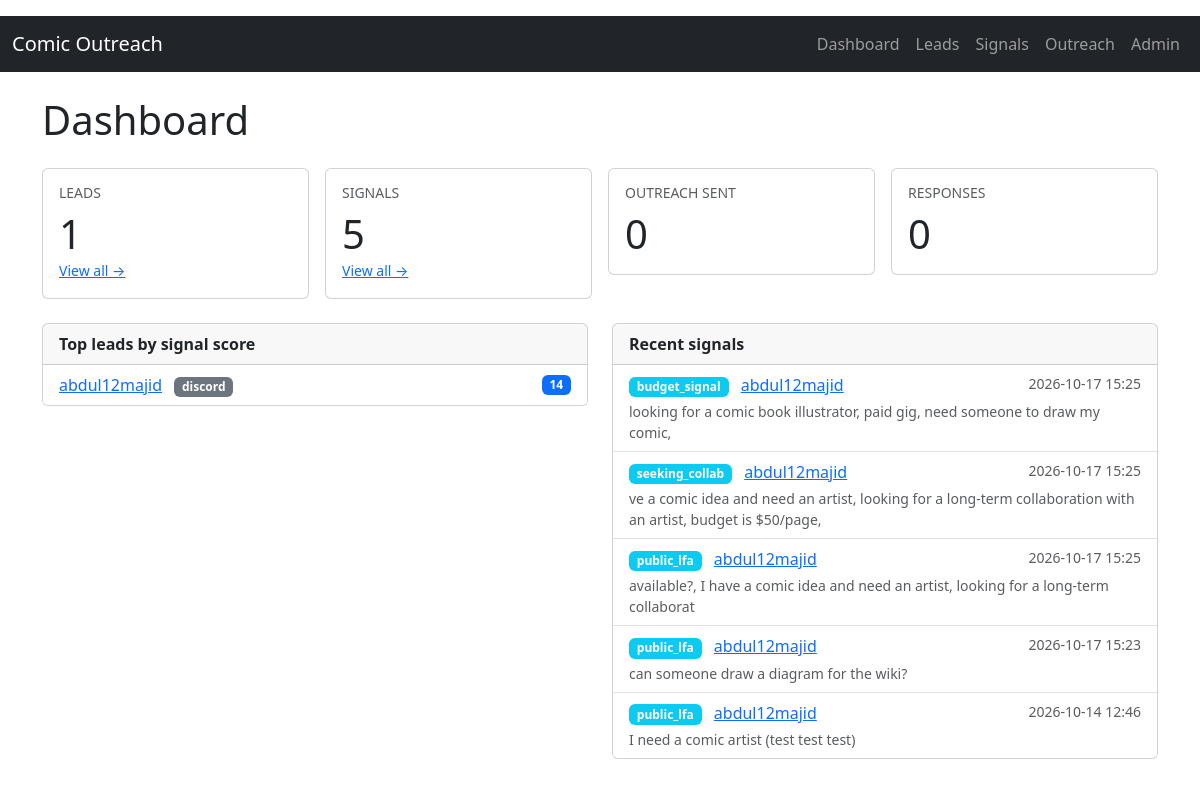
Before: / with the older database file.
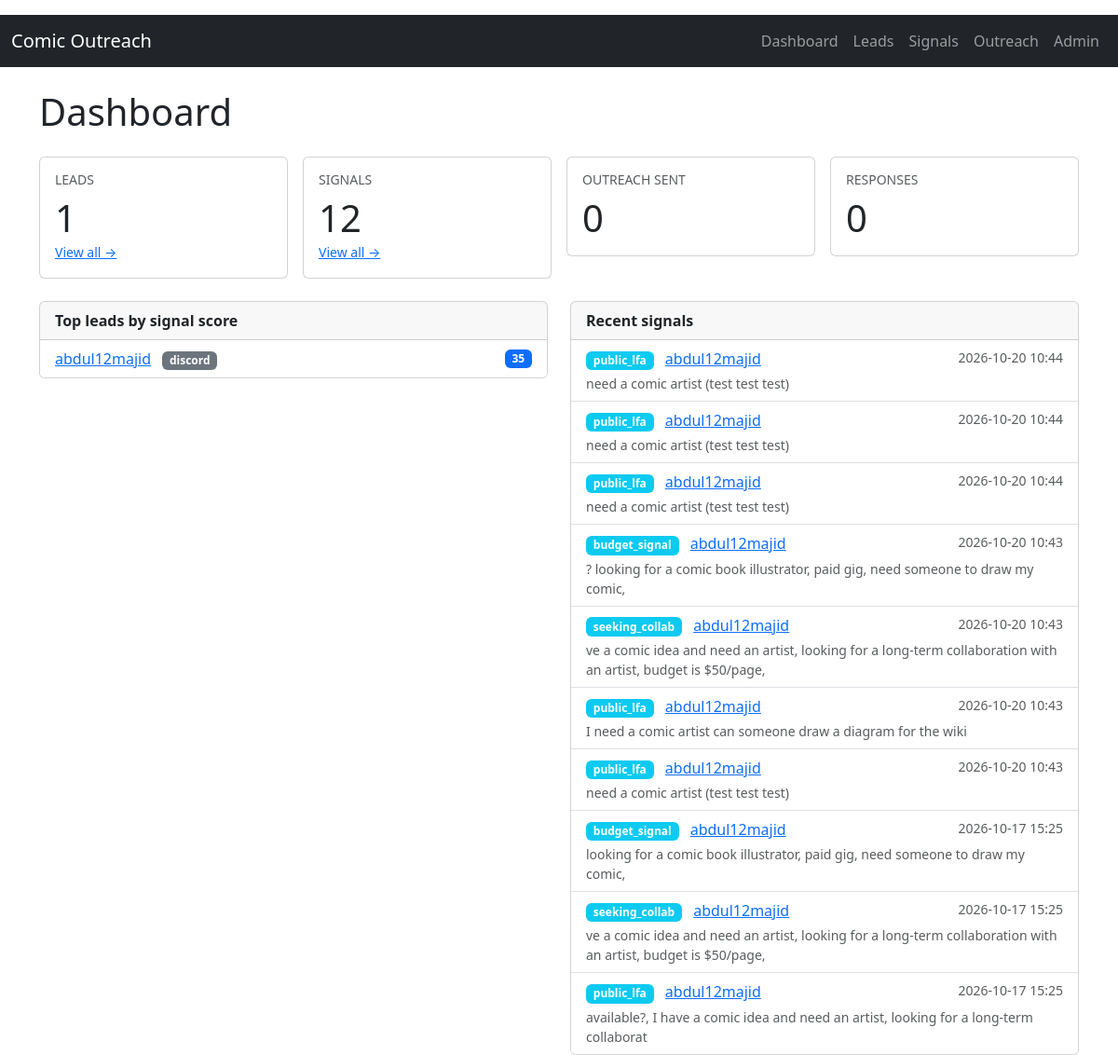
After: the same page with the newer database file.
### core/models.py (models this page shows, shortened)
class Lead(models.Model):
    source = models.CharField(max_length=32, choices=Source.choices, db_index=True)
    source_uid = models.CharField(max_length=255, db_index=True)
    source_url = models.URLField(blank=True)
    display_name = models.CharField(max_length=255, blank=True)
    headline = models.CharField(max_length=512, blank=True)
    bio = models.TextField(blank=True)
    notes = models.TextField(blank=True)
    status = models.CharField(
        max_length=32, choices=LeadStatus.choices, default=LeadStatus.NEW, db_index=True
    )
    signal_score = models.IntegerField(default=0, db_index=True)
    signal_count = models.IntegerField(default=0)
    raw_data = models.JSONField(default=dict, blank=True)
    first_seen_at = models.DateTimeField(default=timezone.now)
    last_seen_at = models.DateTimeField(default=timezone.now)
    created_at = models.DateTimeField(auto_now_add=True)
    updated_at = models.DateTimeField(auto_now=True)
    class Meta:
        unique_together = [("source", "source_uid")]
        indexes = [
            models.Index(fields=["source", "status"]),
            models.Index(fields=["-signal_score"]),
            models.Index(fields=["-last_seen_at"]),
        ]

class Signal(models.Model):
    lead = models.ForeignKey(Lead, on_delete=models.CASCADE, related_name="signals")
    source = models.CharField(max_length=32, choices=Source.choices, db_index=True)
    signal_type = models.CharField(max_length=32, choices=SignalType.choices, db_index=True)
    confidence = models.IntegerField(choices=SignalConfidence.choices, default=SignalConfidence.MEDIUM)
    source_url = models.URLField(blank=True)
    external_id = models.CharField(max_length=255, blank=True, db_index=True)
    summary = models.CharField(max_length=512, blank=True)
    evidence = models.TextField(blank=True)
    raw_data = models.JSONField(default=dict, blank=True)
    detected_at = models.DateTimeField(default=timezone.now, db_index=True)
    created_at = models.DateTimeField(auto_now_add=True)
    class Meta:
        indexes = [
            models.Index(fields=["signal_type", "-detected_at"]),
            models.Index(fields=["source", "-detected_at"]),
            models.Index(fields=["lead", "-detected_at"]),
        ]
        constraints = [
            models.UniqueConstraint(
                fields=["source", "external_id", "signal_type"],
                name="uniq_signal_per_source_item_type",
                condition=models.Q(external_id__gt=""),
            )
        ]

### core/views.py (the view)
# urls.py: path("", views.dashboard, name="dashboard"),
def dashboard(request):
    top_leads = (
        Lead.objects
        .annotate(num_signals=Count("signals"))
        .filter(num_signals__gt=0)
        .order_by("-signal_score", "-last_seen_at")[:10]
    )
    recent_signals = Signal.objects.select_related("lead").order_by("-detected_at")[:10]
    context = {
        "lead_count": Lead.objects.count(),
        "signal_count": Signal.objects.count(),
        "outreach_count": OutreachLog.objects.count(),
        "response_count": Response.objects.count(),
        "top_leads": top_leads,
        "recent_signals": recent_signals,
    }
    return render(request, "core/dashboard.html", context)

### templates/core/dashboard.html (shortened to what this page needs)
{% extends "base.html" %}
{% block content %}
<h1 class="mb-4">Dashboard</h1>
<div class="row g-3 mb-4">
  <div class="col-md-3">
    <div class="card"><div class="card-body">
      <h6 class="text-muted text-uppercase small">Leads</h6>
      <p class="display-6 mb-0">{{ lead_count }}</p>
      <a href="{% url 'core:lead_list' %}" class="small">View all →</a>
    </div></div>
  </div>
  <div class="col-md-3">
    <div class="card"><div class="card-body">
      <h6 class="text-muted text-uppercase small">Signals</h6>
      <p class="display-6 mb-0">{{ signal_count }}</p>
      <a href="{% url 'core:signal_list' %}" class="small">View all →</a>
    </div></div>
  </div>
  <div class="col-md-3">
    <div class="card"><div class="card-body">
      <h6 class="text-muted text-uppercase small">Outreach sent</h6>
      <p class="display-6 mb-0">{{ outreach_count }}</p>
    </div></div>
  </div>
  <div class="col-md-3">
    <div class="card"><div class="card-body">
      <h6 class="text-muted text-uppercase small">Responses</h6>
      <p class="display-6 mb-0">{{ response_count }}</p>
    </div></div>
  </div>
</div>
<div class="row g-4">
  <div class="col-lg-6">
    <div class="card">
      <div class="card-header"><strong>Top leads by signal score</strong></div>
      <ul class="list-group list-group-flush">
        {% for lead in top_leads %}
        <li class="list-group-item d-flex justify-content-between align-items-center">
          <div>
            <a href="{% url 'core:lead_detail' lead.pk %}">{{ lead.display_name|default:lead.source_uid }}</a>
            <span class="badge bg-secondary signal-badge ms-2">{{ lead.source }}</span>
          </div>
          <span class="badge bg-primary">{{ lead.signal_score }}</span>
        </li>
        {% empty %}
        <li class="list-group-item text-muted">No leads with signals yet.</li>
        {% endfor %}
      </ul>
    </div>
  </div>
  <div class="col-lg-6">
    <div class="card">
      <div class="card-header"><strong>Recent signals</strong></div>
      <ul class="list-group list-group-flush">
        {% for s in recent_signals %}
        <li class="list-group-item">
          <div class="d-flex justify-content-between">
            <span>
              <span class="badge bg-info signal-badge">{{ s.signal_type }}</span>
              <a href="{% url 'core:lead_detail' s.lead.pk %}" class="ms-2">
                {{ s.lead.display_name|default:s.lead.source_uid }}
              </a>
            </span>
            <small class="text-muted">{{ s.detected_at|date:"Y-m-d H:i" }}</small>
          </div>
          {% if s.evidence %}
          <div class="small text-muted mt-1">{{ s.evidence|truncatechars:120 }}</div>
          {% endif %}
        </li>
        {% empty %}
        <li class="list-group-item text-muted">No signals yet.</li>
        {% endfor %}
      </ul>
    </div>
  </div>
</div>
{% endblock %}

Changed rows visible on the page:
no longer on this page (row unchanged): Signal: signal_type "public_lfa", lead.display_name "abdul12majid", detected_at "2026-10-17 15:23", evidence "can someone draw a diagram for the wiki?"
no longer on this page (row unchanged): Signal: signal_type "public_lfa", lead.display_name "abdul12majid", detected_at "2026-10-14 12:46", evidence "I need a comic artist (test test test)"
changed Lead "abdul12majid": signal_score "14" → "35"
added Signal: signal_type "public_lfa", lead.display_name "abdul12majid", detected_at "2026-10-20 10:44", evidence "need a comic artist (test test test)"
added Signal: signal_type "public_lfa", lead.display_name "abdul12majid", detected_at "2026-10-20 10:44", evidence "need a comic artist (test test test)"
added Signal: signal_type "public_lfa", lead.display_name "abdul12majid", detected_at "2026-10-20 10:44", evidence "need a comic artist (test test test)"
added Signal: signal_type "budget_signal", lead.display_name "abdul12majid", detected_at "2026-10-20 10:43", evidence "? looking for a comic book illustrator, paid gig, need someone to draw my comic,"
added Signal: signal_type "seeking_collab", lead.display_name "abdul12majid", detected_at "2026-10-20 10:43", evidence "ve a comic idea and need an artist, looking for a long-term collaboration with an artist, budget is $50/page,"
added Signal: signal_type "public_lfa", lead.display_name "abdul12majid", detected_at "2026-10-20 10:43", evidence "I need a comic artist can someone draw a diagram for the wiki"
added Signal: signal_type "public_lfa", lead.display_name "abdul12majid", detected_at "2026-10-20 10:43", evidence "need a comic artist (test test test)"
Other visible differences:
{{ signal_count }}: "5" → "12"
